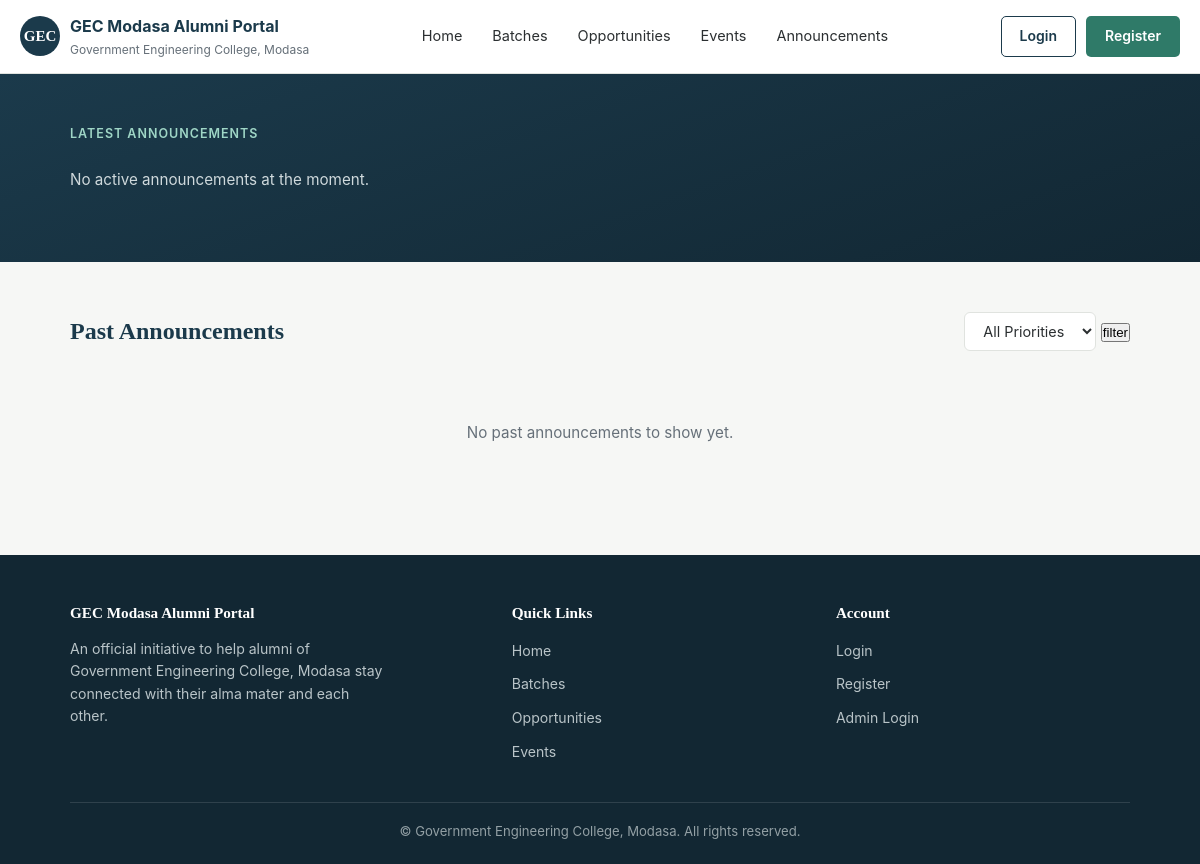
The app's page /alumni/show_announcements.php, older data.
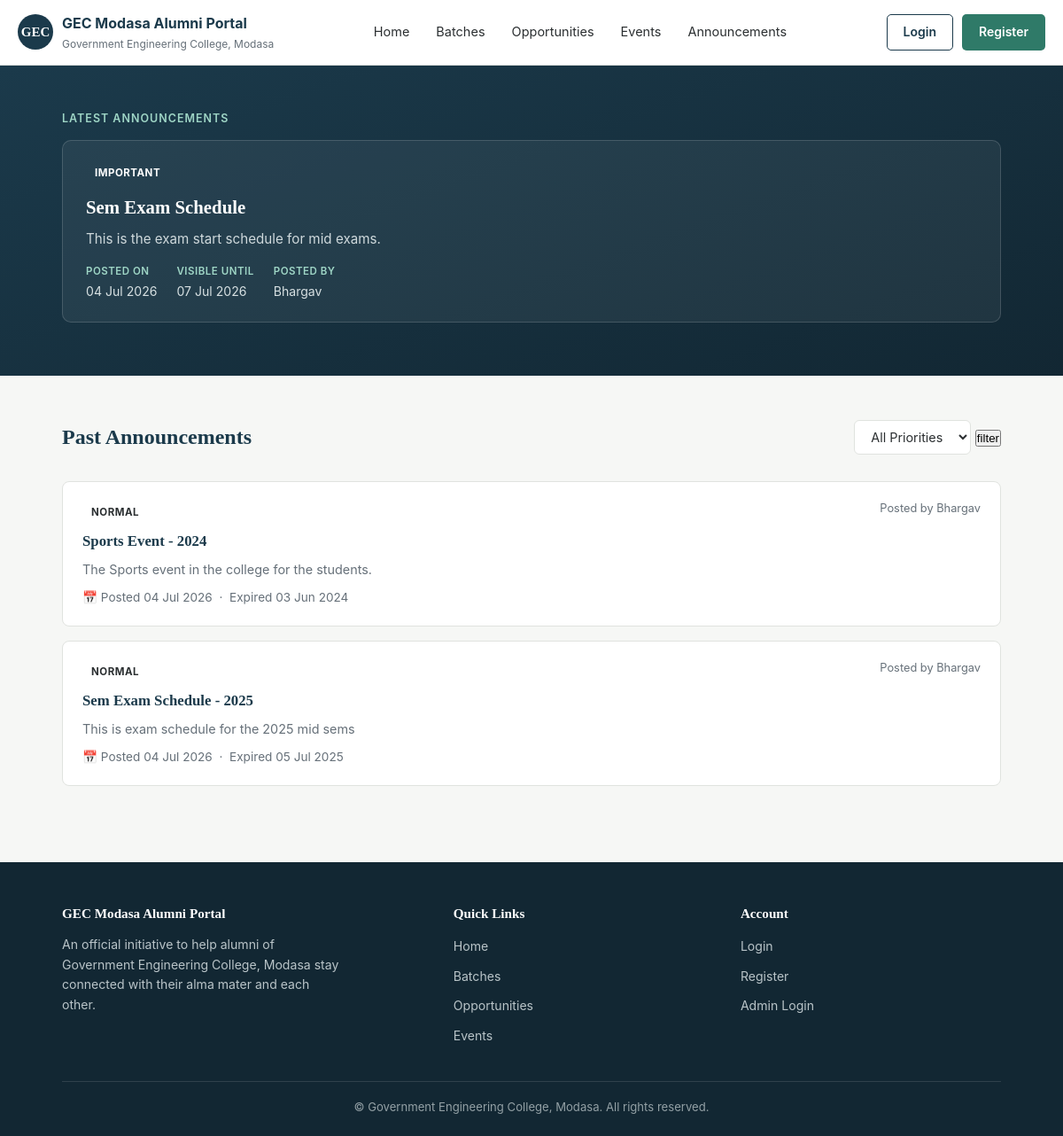
The same page, newer data.
### tables this page shows
CREATE TABLE `announcement_master` (
  `anno_id` int(11) NOT NULL,
  `anno_title` varchar(255) NOT NULL,
  `anno_desc` varchar(255) NOT NULL,
  `anno_type` enum('Normal','Important','Urgent','') NOT NULL DEFAULT 'Normal',
  `anno_show_until` date NOT NULL,
  `anno_additional_links` varchar(255) DEFAULT NULL,
  `created_by` int(11) NOT NULL,
  `created_at` timestamp NOT NULL DEFAULT current_timestamp(),
  `updated_at` timestamp NOT NULL DEFAULT current_timestamp() ON UPDATE current_timestamp()
);

CREATE TABLE `adminmaster` (
  `admin_id` int(11) NOT NULL,
  `admin_name` varchar(255) NOT NULL,
  `admin_email` varchar(255) NOT NULL,
  `password` varchar(255) NOT NULL,
  `created_At` datetime NOT NULL DEFAULT current_timestamp(),
  `update_at` timestamp NOT NULL DEFAULT current_timestamp() ON UPDATE current_timestamp()
);

### alumni/show_announcements.php (the view, shortened to what this page needs)
<?php
require '../utills/db_conn.php';
$sql = "SELECT a.anno_id, a.anno_title, a.anno_desc, a.anno_type,
               a.anno_show_until, a.anno_additional_links, a.created_at,
               ad.admin_name AS admin_name
        FROM announcement_master a
        JOIN adminmaster ad ON a.created_by = ad.admin_id
        ORDER BY a.created_at DESC";
$result = mysqli_query($conn, $sql);
$today = date('Y-m-d');
$latestAnnouncements = [];
$pastAnnouncements = [];
$filterPriority = null;
while ($row = mysqli_fetch_assoc($result)) {
    if (empty($row['anno_show_until']) || $row['anno_show_until'] >= $today) {
        $latestAnnouncements[] = $row;
    } else {
        if ($filterPriority === null || $row['anno_type'] === $filterPriority) {
            $pastAnnouncements[] = $row;
        }
    }
}
?>
<!DOCTYPE html>
<html lang="en">
<head>
</head>
<body>
    <?php include "./navbar.php"  ?>
    <section class="latest-banner">
        <div class="container">
            <div class="label">Latest Announcements</div>
            <?php if (count($latestAnnouncements) > 0): ?>
                <?php foreach ($latestAnnouncements as $anno): ?>
                    <div class="latest-card">
                        <span class="badge badge-<?= htmlspecialchars($anno['anno_type']) ?>"><?= htmlspecialchars($anno['anno_type']) ?></span>
                        <h2><?= htmlspecialchars($anno['anno_title']) ?></h2>
                        <?php if (!empty($anno['anno_desc'])): ?>
                            <p class="desc"><?= htmlspecialchars($anno['anno_desc']) ?></p>
                        <?php endif; ?>
                        <div class="latest-meta">
                            <span><strong>Posted On</strong><?= date('d M Y', strtotime($anno['created_at'])) ?></span>
                            <?php if (!empty($anno['anno_show_until'])): ?>
                                <span><strong>Visible Until</strong><?= date('d M Y', strtotime($anno['anno_show_until'])) ?></span>
                            <?php endif; ?>
                            <span><strong>Posted By</strong><?= htmlspecialchars($anno['admin_name']) ?></span>
                        </div>
                    </div>
                <?php endforeach; ?>
            <?php else: ?>
                <p class="no-announcements">No active announcements at the moment.</p>
            <?php endif; ?>
        </div>
    </section>
    <section class="past-section">
        <div class="container">
            <div class="past-header">
                <h2>Past Announcements</h2>
                <form method="GET" action="">
                    <select id="priorityFilter" name="priority">
                        <option value="all">All Priorities</option>
                    </select>
                    <button type="submit">
                        filter
                    </button>
                </form>
            </div>
            <?php if (count($pastAnnouncements) > 0): ?>
                <?php foreach ($pastAnnouncements as $anno): ?>
                    <div class="announcement-card" data-priority="<?= htmlspecialchars($anno['anno_type']) ?>">
                        <div class="info">
                            <span class="badge-light <?= htmlspecialchars($anno['anno_type']) ?>"><?= htmlspecialchars($anno['anno_type']) ?></span>
                            <h3><?= htmlspecialchars($anno['anno_title']) ?></h3>
                            <?php if (!empty($anno['anno_desc'])): ?>
                                <p class="desc"><?= htmlspecialchars($anno['anno_desc']) ?></p>
                            <?php endif; ?>
                            <div class="meta">
                                &#128197; Posted <?= date('d M Y', strtotime($anno['created_at'])) ?>
                                <?php if (!empty($anno['anno_show_until'])): ?>
                                    &nbsp;&middot;&nbsp; Expired <?= date('d M Y', strtotime($anno['anno_show_until'])) ?>
                                <?php endif; ?>
                            </div>
                        </div>
                        <div class="posted-by">Posted by <?= htmlspecialchars($anno['admin_name']) ?></div>
                    </div>
                <?php endforeach; ?>
            <?php else: ?>
                <div class="empty-state">No past announcements to show yet.</div>
            <?php endif; ?>
        </div>
    </section>
    <?php include "./footer.php" ?>
</body>
</html>

### alumni/navbar.php (shortened to what this page needs)
<?php
$alumni_id = $_SESSION["alumni_id"] ?? null;
?>
<!DOCTYPE html>
<html lang="en">
<head>
</head>
<body>
    <header>
        <div class="navbar">
            <a href="#home" class="brand">
                <span class="brand-badge">GEC</span>
                <span class="brand-text">
                    <strong>GEC Modasa Alumni Portal</strong>
                    <span>Government Engineering College, Modasa</span>
                </span>
            </a>
            <nav class="main-nav" id="mainNav">
                <a href="./landing.php">Home</a>
                <a href="./show_batches.php">Batches</a>
                <a href="#opportunities">Opportunities</a>
                <a href="./show_events.php">Events</a>
                <a href="./show_announcements.php">Announcements</a>
            </nav>
            <div class="auth-links" id="authLinks">
                <?php if ($alumni_id && isset($alumni_id)): ?>
                    <a href="./alumni_dashboard.php" class="btn btn-outline">Profile</a>
                    <a href="../logout.php" class="btn btn-outline">Logout</a>
                <?php else: ?>
                    <a href="../login.php" class="btn btn-outline">Login</a>
                    <a href="./alumni_register.php" class="btn btn-solid">Register</a>
                <?php endif; ?>
            </div>
        </div>
    </header>
</body>
</html>

### alumni/footer.php (shortened to what this page needs)
<?php
$alumni_id = $_SESSION["alumni_id"] ?? null;
?>
<!DOCTYPE html>
<html lang="en">
<head>
</head>
<body>
    <footer>
        <div class="container">
            <div class="footer-grid">
                <div class="footer-about">
                    <h4>GEC Modasa Alumni Portal</h4>
                    <p>An official initiative to help alumni of Government Engineering College, Modasa stay connected with their alma mater and each other.</p>
                </div>
                <div>
                    <h4>Quick Links</h4>
                    <ul>
                        <li><a href="#home">Home</a></li>
                        <li><a href="#directory">Batches</a></li>
                        <li><a href="#opportunities">Opportunities</a></li>
                        <li><a href="#events">Events</a></li>
                    </ul>
                </div>
                <div>
                    <h4>Account</h4>
                    <ul>
                        <?php if ($alumni_id && isset($alumni_id)): ?>
                            <li><a href="./alumni_dashboard.php">Profile</a></li>
                            <li><a href="../logout.php">Logout</a></li>
                        <?php else: ?>
                            <li><a href="../login.php">Login</a></li>
                            <li><a href="./alumni_register.php">Register</a></li>
                        <?php endif; ?>
                        <li><a href="../admin/admin_login.php">Admin Login</a></li>
                    </ul>
                </div>
            </div>
            <div class="footer-bottom">
                &copy; <span id="year"></span> Government Engineering College, Modasa. All rights reserved.
            </div>
        </div>
    </footer>
</body>
</html>

### alumni/show_announcements.php (style rules this page uses)
:root { --navy: #1b3a4b; --navy-dark: #122733; --teal: #2f7a68; --teal-dark: #235d51; --bg: #f6f7f5; --card-bg: #ffffff; --text: #2b2f31; --muted: #667079; --border: #e0e3df; }
* { box-sizing: border-box; margin: 0; padding: 0; }
body { font-family: -apple-system, "Segoe UI", Arial, sans-serif; background: var(--bg); color: var(--text); line-height: 1.6; }
h1, h2, h3 { font-family: Georgia, "Times New Roman", serif; color: var(--navy); }
.container { max-width: 1000px; margin: 0 auto; padding: 0 20px; }
.latest-banner { background: linear-gradient(160deg, var(--navy) 0%, var(--navy-dark) 100%); color: #fff; padding: 50px 20px 60px; }
.latest-banner .label { text-transform: uppercase; letter-spacing: 1px; font-size: 12.5px; color: #9fd6c6; font-weight: 600; margin-bottom: 14px; }
.latest-card { background: rgba(255, 255, 255, 0.06); border: 1px solid rgba(255, 255, 255, 0.15); border-radius: 10px; padding: 22px 26px; margin-bottom: 16px; }
.latest-card:last-child { margin-bottom: 0; }
.latest-card h2 { color: #fff; font-size: 1.3rem; margin-bottom: 8px; }
.latest-card p.desc { color: #cfd9dc; font-size: 0.95rem; margin-bottom: 14px; max-width: 700px; }
.badge { display: inline-block; font-size: 0.72rem; font-weight: 700; text-transform: uppercase; letter-spacing: 0.5px; padding: 3px 10px; border-radius: 20px; margin-bottom: 10px; }
.latest-meta { display: flex; flex-wrap: wrap; gap: 22px; font-size: 0.88rem; color: #d7e0e2; }
.latest-meta span strong { color: #9fd6c6; display: block; font-size: 0.72rem; font-weight: 600; text-transform: uppercase; letter-spacing: 0.5px; margin-bottom: 3px; }
.past-section { padding: 50px 20px 70px; }
.past-header { display: flex; justify-content: space-between; align-items: center; flex-wrap: wrap; gap: 16px; margin-bottom: 30px; }
.past-header h2 { font-size: 1.5rem; }
select#priorityFilter { padding: 9px 14px; border: 1px solid var(--border); border-radius: 6px; background: #fff; color: var(--text); font-size: 0.9rem; font-family: inherit; }
.announcement-card { background: var(--card-bg); border: 1px solid var(--border); border-radius: 8px; padding: 20px 22px; margin-bottom: 16px; display: flex; justify-content: space-between; gap: 20px; flex-wrap: wrap; }
.announcement-card .info h3 { font-size: 1.05rem; margin-bottom: 6px; }
.announcement-card .info p.desc { color: var(--muted); font-size: 0.9rem; margin-bottom: 10px; }
.announcement-card .badge-light { display: inline-block; font-size: 0.72rem; font-weight: 700; text-transform: uppercase; letter-spacing: 0.5px; padding: 3px 10px; border-radius: 20px; margin-bottom: 8px; }
.announcement-card .info .meta { font-size: 0.85rem; color: var(--muted); }
.announcement-card .posted-by { font-size: 0.8rem; color: var(--muted); white-space: nowrap; align-self: flex-start; }
.no-announcements { color: #cfd9dc; font-size: 0.95rem; padding: 10px 0; }
.empty-state { text-align: center; color: var(--muted); padding: 40px 0; font-size: 0.95rem; }

Row changes from the older to the newer data that the page shows:
added announcement_master: anno_type "IMPORTANT", anno_title "Sem Exam Schedule", anno_desc "This is the exam start schedule for mid exams.", created_at "04 Jul 2026", anno_show_until "07 Jul 2026", created_by.admin_name "Bhargav"
added announcement_master: anno_type "NORMAL", anno_title "Sports Event - 2024", anno_desc "The Sports event in the college for the students.", created_at "04 Jul 2026", anno_show_until "03 Jun 2024", created_by.admin_name "Bhargav", shown under "Past Announcements"
added announcement_master: anno_type "NORMAL", anno_title "Sem Exam Schedule - 2025", anno_desc "This is exam schedule for the 2025 mid sems", created_at "04 Jul 2026", anno_show_until "05 Jul 2025", created_by.admin_name "Bhargav", shown under "Past Announcements"
Text that changed along with them:
text no longer shown: "No active announcements at the moment. No past announcements to show yet."
